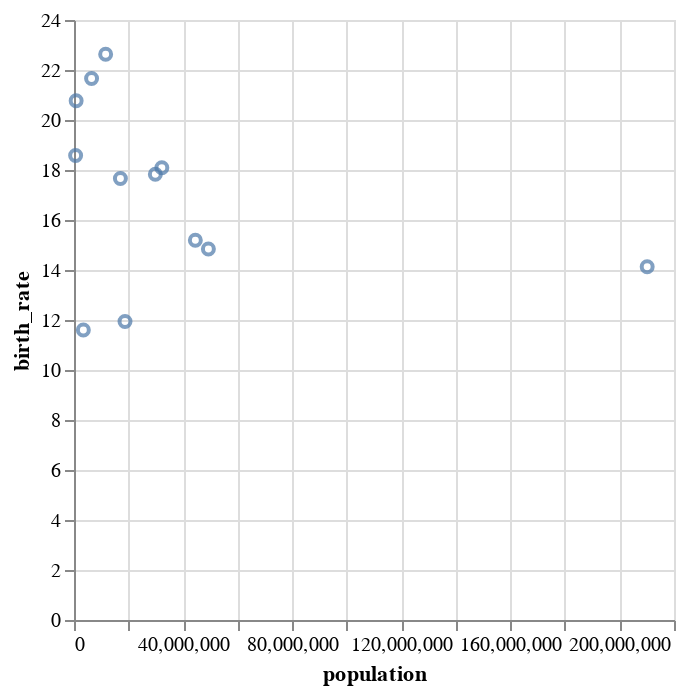

This figure's notebook cell:
### Markdown cell above
### Challenge

- Make a scatterplot (`mark_point()`) of `birth_rate` and `population` for 2108

### Code cell
alt.Chart(y2018).mark_point().encode(
    y="birth_rate",
    x="population"
)

### Figure 1 — Vega-Lite specification as saved in the notebook (floating-point values rounded to 4 significant figures)
{"config": {"view": {"continuousWidth": 300, "continuousHeight": 300}}, "data": {"name": "data-f4535bc509743e36acbf5e874e026744"}, "mark": {"type": "point"}, "encoding": {"x": {"field": "population", "type": "quantitative"}, "y": {"field": "birth_rate", "type": "quantitative"}}, "$schema": "https://vega.github.io/schema/vega-lite/v5.20.1.json", "datasets": {"data-f4535bc509743e36acbf5e874e026744": [{"year": 2018, "name": "Argentina", "life_expectancy_female": 80.33, "life_expectancy_male": 73.63, "birth_rate": 15.19, "population": 44494502}, {"year": 2018, "name": "Brazil", "life_expectancy_female": 78.27, "life_expectancy_male": 71.96, "birth_rate": 14.13, "population": 210166592}, {"year": 2018, "name": "Bolivia", "life_expectancy_female": 70.38, "life_expectancy_male": 65.28, "birth_rate": 22.63, "population": 11606905}, {"year": 2018, "name": "Chile", "life_expectancy_female": 82.53, "life_expectancy_male": 77.68, "birth_rate": 11.94, "population": 18701450}, {"year": 2018, "name": "Colombia", "life_expectancy_female": 79.66, "life_expectancy_male": 73.84, "birth_rate": 14.84, "population": 49276961}, {"year": 2018, "name": "Ecuador", "life_expectancy_female": 79.6, "life_expectancy_male": 74.62, "birth_rate": 17.66, "population": 17015672}, {"year": 2018, "name": "Guyana", "life_expectancy_female": 72.44, "life_expectancy_male": 65.5, "birth_rate": 20.77, "population": 785514}, {"year": 2018, "name": "Paraguay", "life_expectancy_female": 76.34, "life_expectancy_male": 70.95, "birth_rate": 21.66, "population": 6443328}, {"year": 2018, "name": "Peru", "life_expectancy_female": 78.29, "life_expectancy_male": 73.8, "birth_rate": 18.09, "population": 32203944}, {"year": 2018, "name": "Suriname", "life_expectancy_female": 75.94, "life_expectancy_male": 69.28, "birth_rate": 18.58, "population": 593715}, {"year": 2018, "name": "Venezuela, RB", "life_expectancy_female": 76.43, "life_expectancy_male": 67.83, "birth_rate": 17.83, "population": 29825653}, {"year": 2018, "name": "Uruguay", "life_expectancy_female": 81.28, "life_expectancy_male": 73.75, "birth_rate": 11.6, "population": 3427042}]}}
